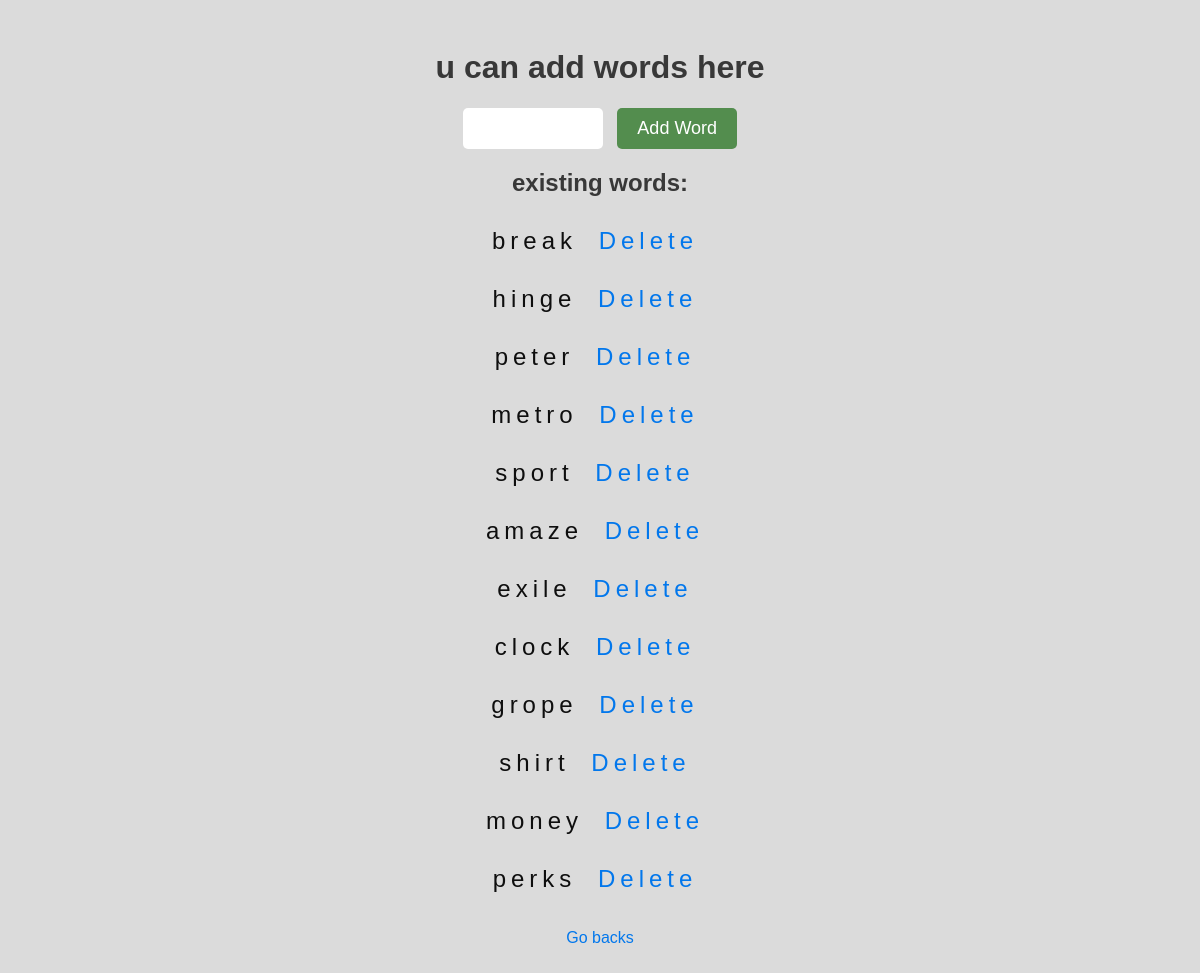
/admin, run on an earlier commit of the app's database.
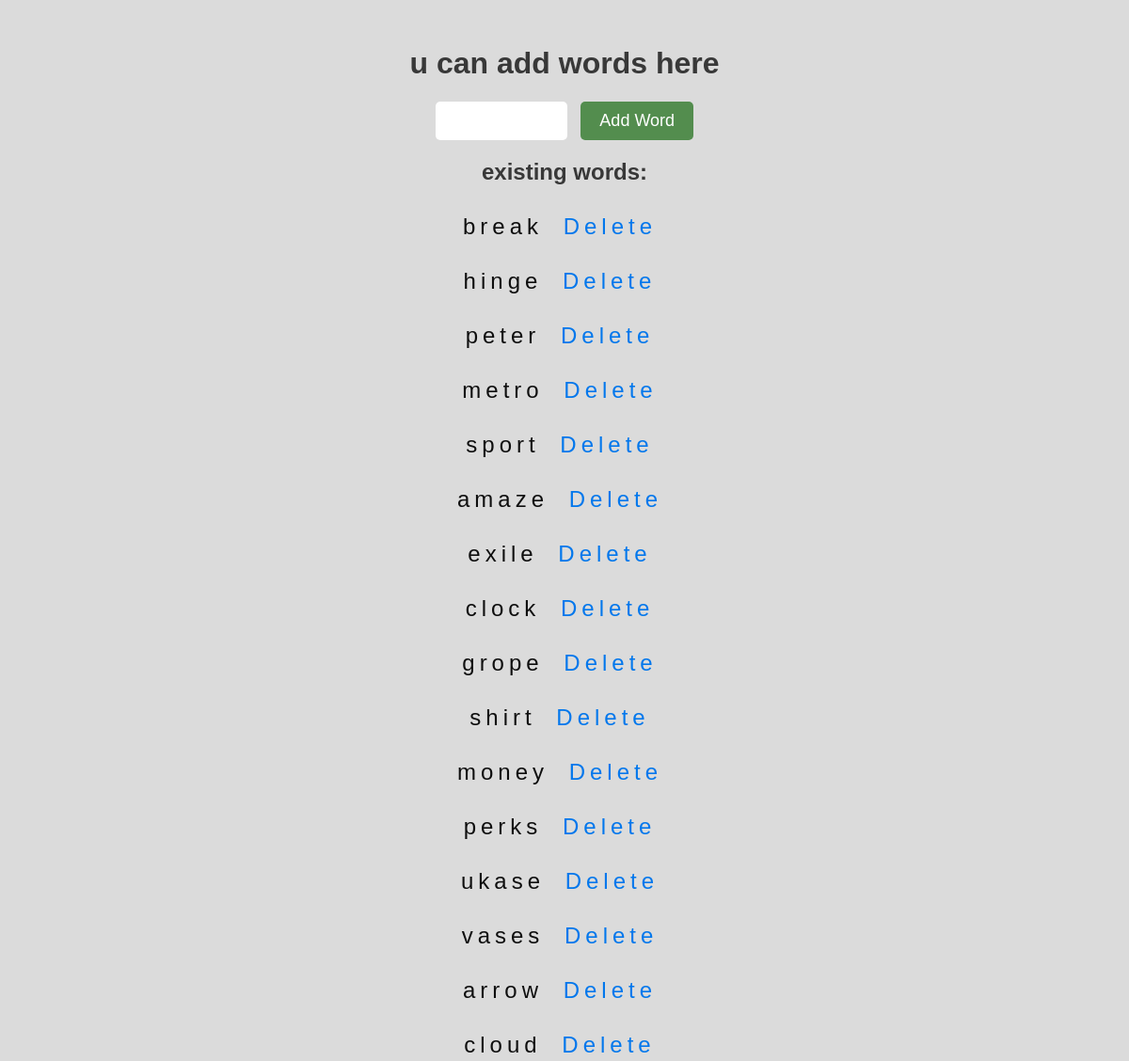
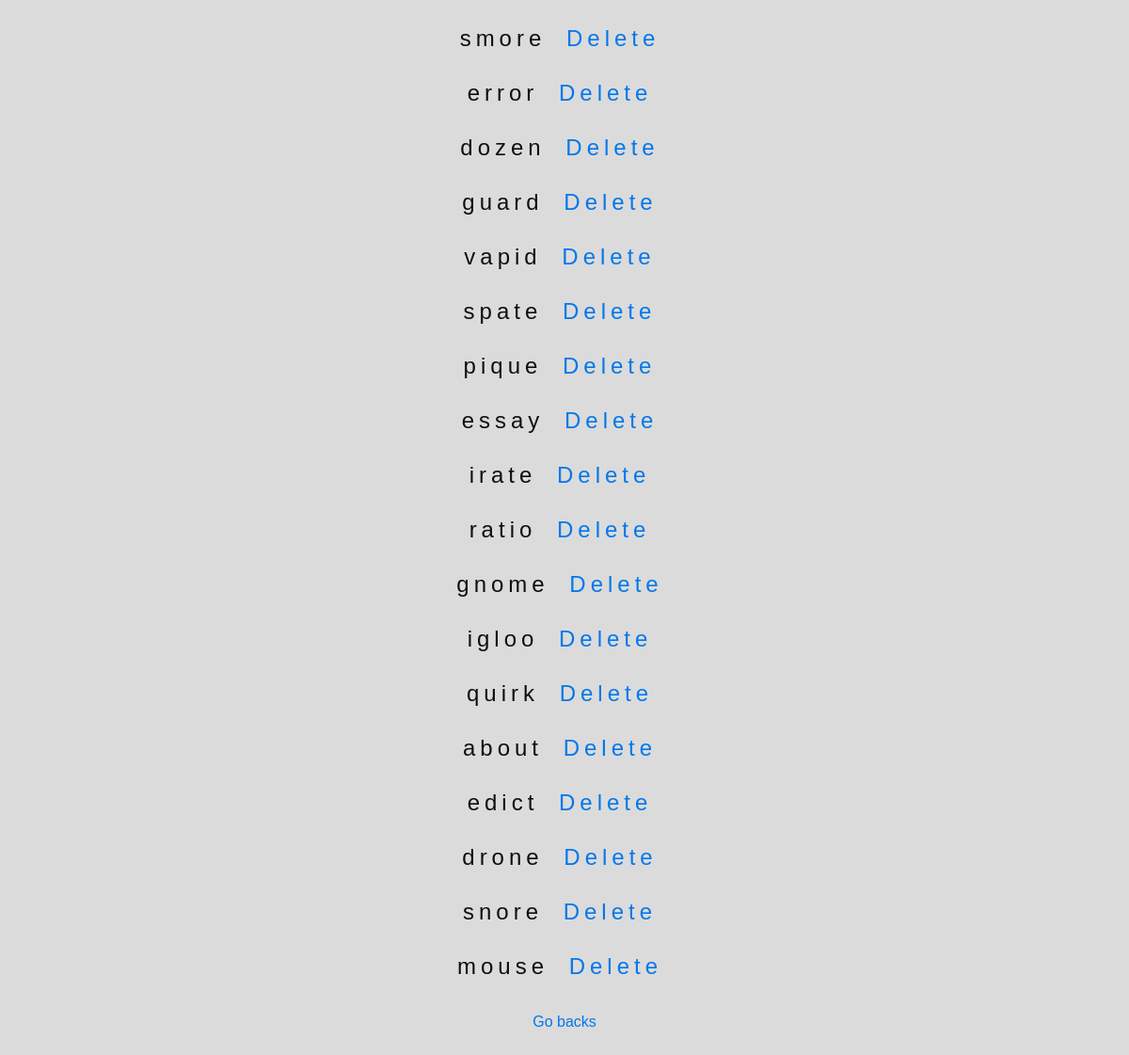
And on a later commit of the database (2 pictures, top to bottom).
### app.py (models this page shows)
class Word(db.Model):
    id = db.Column(db.Integer, primary_key=True)
    text = db.Column(db.String(5), unique=True, nullable=False)

### app.py (the view, shortened to what this page needs)
@app.route('/admin', methods=['GET', 'POST'])
def admin():
    words = Word.query.all()
    return render_template('admin.html', words=words)

### templates/admin.html (shortened to what this page needs)
<!DOCTYPE html>
<html>
<head>
    <link rel="stylesheet" href="{{ url_for('static', filename='styles.css') }}">
</head>
<body>
    <h1>u can add words here</h1>
    <form method="POST">
        <input type="text" name="word" maxlength="5" required>
        <input type="submit" value="Add Word">
    </form>
    <h2>existing words:</h2>
    <ul>
        {% for word in words %}
            <li>{{ word.text }} <a href="{{ url_for('delete_word', word_id=word.id) }}">Delete</a></li>
        {% endfor %}
    </ul>
    <a href="{{ url_for('index') }}">Go backs</a>
</body>
</html>

### static/styles.css (style rules this page uses)
body { font-family: 'Arial', sans-serif; background-color: #dbdbdb; color: #0e0e0e; text-align: center; padding: 20px; }
h1, h2 { color: #383838; }
form { margin-bottom: 20px; }
input[type="text"] { padding: 10px; font-size: 18px; width: 120px; text-transform: uppercase; text-align: center; background-color: #ffffff; border: none; border-radius: 5px; color: #1f1f1f; }
input[type="submit"] { padding: 10px 20px; font-size: 18px; margin-left: 10px; background-color: #538d4e; border: none; border-radius: 5px; color: white; cursor: pointer; }
ul { list-style-type: none; padding: 0; }
li { margin: 10px 0; font-size: 24px; letter-spacing: 5px; }
a { color: #0277ec; text-decoration: none; margin: 10px; display: inline-block; }

What changed in the data, as far as the page shows it:
added Word: text "ukase"
added Word: text "vases"
added Word: text "arrow"
added Word: text "cloud"
added Word: text "smore"
added Word: text "error"
added Word: text "dozen"
added Word: text "guard"
added Word: text "vapid"
added Word: text "spate"
added Word: text "pique"
added Word: text "essay"
added Word: text "irate"
added Word: text "ratio"
added Word: text "gnome"
added Word: text "igloo"
added Word: text "quirk"
added Word: text "about"
added Word: text "edict"
added Word: text "drone"
added Word: text "snore"
added Word: text "mouse"
